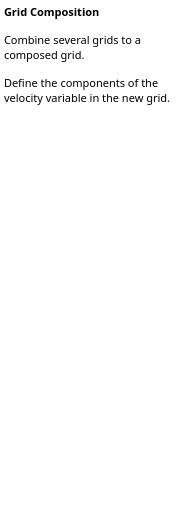
<ui version="4.0" >
 <class>GridCompositionPanelHelpBase</class>
 <widget class="QWidget" name="GridCompositionPanelHelpBase" >
  <property name="geometry" >
   <rect>
    <x>0</x>
    <y>0</y>
    <width>191</width>
    <height>513</height>
   </rect>
  </property>
  <property name="sizePolicy" >
   <sizepolicy vsizetype="Expanding" hsizetype="Preferred" >
    <horstretch>0</horstretch>
    <verstretch>0</verstretch>
   </sizepolicy>
  </property>
  <property name="baseSize" >
   <size>
    <width>200</width>
    <height>500</height>
   </size>
  </property>
  <property name="font" >
   <font>
    <family>Droid Sans</family>
    <pointsize>8</pointsize>
   </font>
  </property>
  <property name="windowTitle" >
   <string>Form2</string>
  </property>
  <layout class="QGridLayout" >
   <property name="margin" >
    <number>0</number>
   </property>
   <property name="spacing" >
    <number>0</number>
   </property>
   <item row="0" column="0" >
    <widget class="QTextBrowser" name="vrpTextBrowserInstruction" >
     <property name="sizePolicy" >
      <sizepolicy vsizetype="Expanding" hsizetype="Expanding" >
       <horstretch>0</horstretch>
       <verstretch>0</verstretch>
      </sizepolicy>
     </property>
     <property name="minimumSize" >
      <size>
       <width>0</width>
       <height>0</height>
      </size>
     </property>
     <property name="toolTip" >
      <string/>
     </property>
     <property name="frameShape" >
      <enum>QFrame::NoFrame</enum>
     </property>
     <property name="lineWidth" >
      <number>1</number>
     </property>
     <property name="html" >
      <string>&lt;!DOCTYPE HTML PUBLIC "-//W3C//DTD HTML 4.0//EN" "http://www.w3.org/TR/REC-html40/strict.dtd">
&lt;html>&lt;head>&lt;meta name="qrichtext" content="1" />&lt;style type="text/css">
p, li { white-space: pre-wrap; }
&lt;/style>&lt;/head>&lt;body style=" font-family:'Droid Sans'; font-size:8pt; font-weight:400; font-style:normal;">
&lt;p style=" margin-top:0px; margin-bottom:0px; margin-left:0px; margin-right:0px; -qt-block-indent:0; text-indent:0px; font-size:9pt;">&lt;span style=" font-size:8pt; font-weight:600;">Grid Composition&lt;/span>&lt;span style=" font-size:8pt;"> &lt;/span>&lt;/p>
&lt;p style=" margin-top:12px; margin-bottom:12px; margin-left:0px; margin-right:0px; -qt-block-indent:0; text-indent:0px;">Combine several grids to a composed grid. &lt;/p>
&lt;p style=" margin-top:12px; margin-bottom:12px; margin-left:0px; margin-right:0px; -qt-block-indent:0; text-indent:0px;">Define the components of the velocity variable in the new grid.&lt;/p>&lt;/body>&lt;/html></string>
     </property>
     <property name="text" stdset="0" >
      <string/>
     </property>
    </widget>
   </item>
  </layout>
 </widget>
 <layoutdefault spacing="6" margin="11" />
 <pixmapfunction>qPixmapFromMimeSource</pixmapfunction>
 <resources/>
 <connections/>
</ui>
